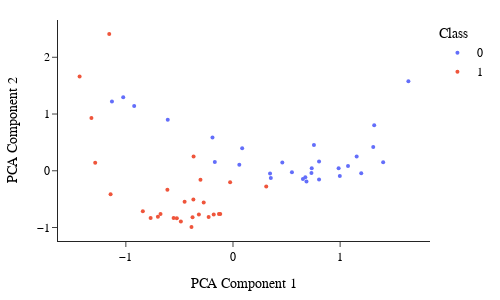

Notebook code for this chart:
### Markdown cell above
## Visualization

### Code cell
MatrixFactorization.plot_with_dimensionality_reduction(model.embeddings.weight.detach().numpy(), data.y, method='pca')

### Figure 1 — Plotly figure (JSON) as saved in the notebook; plotly's stock layout.template omitted (floating-point values rounded to 4 significant figures)
{"data": [{"hovertemplate": "<b>%{hovertext}</b><br><br>label=0<br>x=%{x}<br>y=%{y}<extra></extra>", "hovertext": ["0", "0", "0", "0", "0", "0", "0", "0", "0", "0", "0", "0", "0", "0", "0", "0", "0", "0", "0", "0", "0", "0", "0", "0", "0", "0", "0", "0", "0"], "legendgroup": "0", "marker": {"color": "#636efa", "size": 4, "symbol": "circle"}, "mode": "markers", "name": "0", "orientation": "v", "showlegend": true, "type": "scatter", "x": [0.4604, 0.8032, 1.318, 0.6529, -1.13, 0.353, 0.3458, 0.9971, -0.6089, 0.08571, -0.9223, 1.074, 1.402, 0.675, 0.8032, 0.7349, 1.154, -0.1695, 0.7556, 0.05897, 0.9861, -1.025, 0.7322, -0.1913, 0.686, 1.637, 1.197, 0.5501, 1.309], "xaxis": "x", "y": [0.1444, 0.1646, 0.8024, -0.1436, 1.222, -0.1267, -0.04862, -0.09134, 0.8982, 0.3965, 1.143, 0.0862, 0.1521, -0.1158, -0.1517, 0.04542, 0.2497, 0.1554, 0.4539, 0.107, 0.04348, 1.294, -0.03786, 0.5881, -0.1895, 1.578, -0.04389, -0.02401, 0.4185], "yaxis": "y"}, {"hovertemplate": "<b>%{hovertext}</b><br><br>label=1<br>x=%{x}<br>y=%{y}<extra></extra>", "hovertext": ["1", "1", "1", "1", "1", "1", "1", "1", "1", "1", "1", "1", "1", "1", "1", "1", "1", "1", "1", "1", "1", "1", "1", "1", "1", "1", "1"], "legendgroup": "1", "marker": {"color": "#EF553B", "size": 4, "symbol": "circle"}, "mode": "markers", "name": "1", "orientation": "v", "showlegend": true, "type": "scatter", "x": [-0.3776, -0.701, -1.286, -0.5242, -1.155, -0.3679, -0.2734, -1.432, -0.6763, 0.3103, -0.1191, -0.131, -0.3698, -0.3184, -0.7688, -0.3875, -1.143, -0.8415, -1.321, -0.3035, -0.6123, -0.4867, -0.2272, -0.02682, -0.4516, -0.5541, -0.1799], "xaxis": "x", "y": [-0.8198, -0.8119, 0.1407, -0.8348, 2.409, 0.2508, -0.5609, 1.66, -0.7608, -0.2779, -0.7636, -0.7606, -0.5046, -0.7687, -0.8309, -0.99, -0.4134, -0.7115, 0.931, -0.1574, -0.3351, -0.8927, -0.8158, -0.2019, -0.5453, -0.8337, -0.7719], "yaxis": "y"}], "layout": {"font": {"color": "black", "family": "Arial", "size": 12}, "height": 300, "legend": {"title": {"text": "Class"}, "tracegroupgap": 0}, "margin": {"b": 20, "l": 20, "r": 20, "t": 20}, "width": 500, "xaxis": {"anchor": "y", "domain": [0, 1], "title": {"font": {"size": 14}, "text": "PCA Component 1"}}, "yaxis": {"anchor": "x", "domain": [0, 1], "title": {"font": {"size": 14}, "text": "PCA Component 2"}}}}
